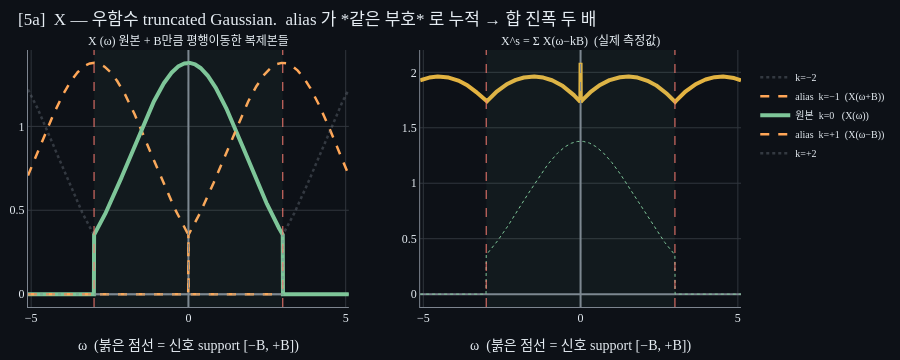
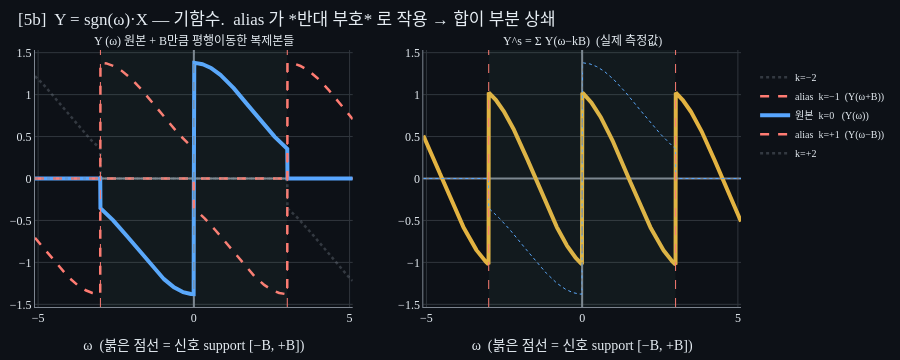
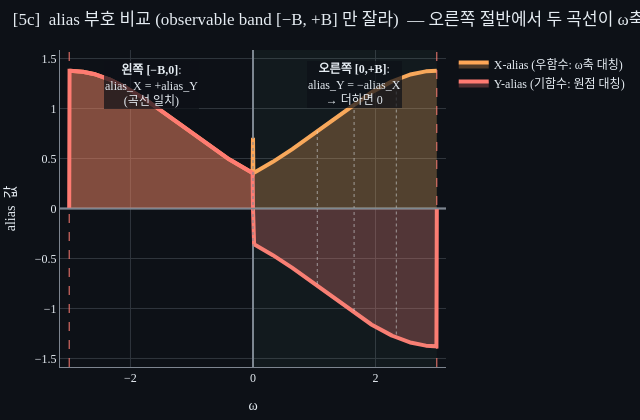

Notebook source saved alongside these figures, in order:
### Markdown cell above
## [5] Aliasing 을 Aliasing 으로 상쇄한다

이 절의 아이디어 하나가 노트북 전체를 끌어간다.

신호 $X(j\omega)$ 는 $[-B, +B]$ 에 truncated된 가우시안. **Nyquist rate 는 $2B$**, 우리가 시각화하는 건 그 **절반인 $\omega_s = B$ 로 샘플링** 한 결과. 샘플링하면 주파수 스펙트럼이 주기 $B$ 로 *무한히* 반복된다:

$$X^s(j\omega) \;=\; \sum_{k=-\infty}^{\infty} X\bigl(j(\omega - kB)\bigr)$$

그러나 $X$ 의 support 가 $[-B, +B]$ 라서, $|k| \ge 2$ 인 복제본은 $[-B, +B]$ 바깥에 떨어진다. 신호의 본래 support 안에서 원본과 겹치는 alias 는 $k = \pm 1$ 두 개뿐:

- $\omega \in [0, +B]$: 원본 $X(\omega)$ + alias $X(\omega - B)$ (음의 절반이 양의 쪽으로 접혀 들어옴)
- $\omega \in [-B, 0]$: 원본 $X(\omega)$ + alias $X(\omega + B)$ (양의 절반이 음의 쪽으로 접혀 들어옴)

> **아이디어**: aliasing은 "지우는" 게 아니라 "**다른 aliasing으로 덮어서 상쇄**" 할 수 있다. 같은 정보를 담은 두 번째 신호 $y(t)$ 를 만들어 *alias 부분만 부호가 반대* 가 되게 하면, 두 결과를 더해 alias 가 완전히 소멸하고 원본만 남는다.

조건은 두 가지:

- $y(t)$ 도 **실수 신호** 여야 함 (아날로그 제약)
- $y(t)$ 의 spectrum $Y(j\omega)$ 가 alias 위치에서 $X$ 와 **부호 반대**

부호 반대를 만들려면 $Y$ 가 **기함수 같은 성질** 을 가져야 한다. 기함수면 $Y(\omega - B) = -Y(B - \omega)$ — alias 부호 반대.

### Code cell
# §5: 세 개의 분리된 figure 로 재구성
#   [5a] X (우함수) — 원본 + B만큼 평행이동한 복제본들 + 합 (alias 같은 부호로 덧셈)
#   [5b] Y (기함수, sgn(ω)·X) — 같은 구조, 단 alias 가 반대 부호로 부분 상쇄
#   [5c] alias 부호 비교 — observable band [-B,+B]만 잘라
#         alias_X (양) 와 alias_Y (음) 가 오른쪽 절반에서 ω축에 대해 거울 대칭임을 직접 시각화

sigma = 0.55
B = 3.0                                              # 대역폭, ω_s = B
omega_wide = np.linspace(-1.7*B, 1.7*B, 1501)         # [5a], [5b] — 양옆 ±2B 복제본까지 보이게
omega_band = np.linspace(-B, B, 1001)                 # [5c] — observable band 만

def X_even(w):
    g = sigma * np.sqrt(2*np.pi) * np.exp(-0.5 * (sigma*w)**2)
    return np.where(np.abs(w) <= B, g, 0.0)

def Y_odd(w):
    return np.sign(w) * X_even(w)

# k = -2, -1, 0, +1, +2 복제본
def replicas(fn, w):
    return [fn(w - k*B) for k in (-2, -1, 0, 1, 2)]

X_reps = replicas(X_even, omega_wide)
Y_reps = replicas(Y_odd,  omega_wide)
X_sum  = sum(X_reps)
Y_sum  = sum(Y_reps)


def _two_panel(reps, total, orig_color, alias_color, sig_label, title):
    """좌: 원본 + 복제본들, 우: 합. (5a/5b 공통 레이아웃)"""
    fig = make_subplots(
        rows=1, cols=2, horizontal_spacing=0.10,
        subplot_titles=(f"{sig_label} (ω) 원본 + B만큼 평행이동한 복제본들",
                        f"{sig_label}^s = Σ {sig_label}(ω−kB)  (실제 측정값)"),
    )

    comp = {
        -2: ("rgba(125,133,144,0.35)", "dot",  "k=−2"),
        -1: (alias_color,              "dash", f"alias  k=−1  ({sig_label}(ω+B))"),
         0: (orig_color,               None,   f"원본  k=0   ({sig_label}(ω))"),
        +1: (alias_color,              "dash", f"alias  k=+1  ({sig_label}(ω−B))"),
        +2: ("rgba(125,133,144,0.35)", "dot",  "k=+2"),
    }
    for k, rep in zip((-2,-1,0,1,2), reps):
        color, dash, label = comp[k]
        width = 4 if k == 0 else 2.5
        fig.add_trace(go.Scatter(x=omega_wide, y=rep, mode="lines",
                                  line=dict(color=color, width=width, dash=dash),
                                  name=label, showlegend=True),
                      row=1, col=1)
    # 합
    fig.add_trace(go.Scatter(x=omega_wide, y=total, mode="lines",
                              line=dict(color=_YELLOW, width=4),
                              name=f"{sig_label}^s  합", showlegend=False),
                  row=1, col=2)
    fig.add_trace(go.Scatter(x=omega_wide, y=reps[2], mode="lines",
                              line=dict(color=orig_color, width=1, dash="dot"),
                              name=f"{sig_label}(ω) 참고", showlegend=False),
                  row=1, col=2)

    for c in (1, 2):
        fig.add_vline(x=+B, line=dict(color=_RED, width=1, dash="dash"), row=1, col=c)
        fig.add_vline(x=-B, line=dict(color=_RED, width=1, dash="dash"), row=1, col=c)
        fig.add_vline(x=0,  line=dict(color=_AXIS, width=1, dash="dash"), row=1, col=c)
        fig.add_vrect(x0=-B, x1=+B, fillcolor="rgba(126,198,153,0.05)",
                      line_width=0, row=1, col=c)
        fig.update_xaxes(_2D_AXIS, title="ω  (붉은 점선 = 신호 support [−B, +B])",
                         row=1, col=c)
        fig.update_yaxes(_2D_AXIS, row=1, col=c)

    fig.update_layout(
        **_DEFAULT_LAYOUT, height=360,
        title=dict(text=title, x=0.02, xanchor="left", font=dict(color=_FG)),
        legend=dict(bgcolor="rgba(0,0,0,0)", font=dict(color=_FG, size=10),
                    x=1.02, y=0.95),
        showlegend=True,
    )
    for ann in fig["layout"]["annotations"]:
        ann["font"] = dict(color=_FG, size=12)
    return fig


# ── [5a] X (우함수 truncated Gaussian) ─────────────────────────────────
fig_a = _two_panel(
    X_reps, X_sum, orig_color=_GREEN, alias_color=_ORANGE, sig_label="X",
    title=f"[5a]  X — 우함수 truncated Gaussian.  "
          "alias 가 *같은 부호* 로 누적 → 합 진폭 두 배",
)
fig_a.show()

# ── [5b] Y (기함수, sgn(ω)·X) ───────────────────────────────────────────
fig_b = _two_panel(
    Y_reps, Y_sum, orig_color=_BLUE, alias_color=_RED, sig_label="Y",
    title=f"[5b]  Y = sgn(ω)·X — 기함수.  "
          "alias 가 *반대 부호* 로 작용 → 합이 부분 상쇄",
)
fig_b.show()

# ── [5c] alias 부호 비교 — observable band [-B, +B] 만 ─────────────────
# alias 전체 = k=±1 합 (이 범위에서 k≥2 복제본은 0). 양옆 ±2B 복제본 자른 모습.
alias_X = X_even(omega_band - B) + X_even(omega_band + B)
alias_Y = Y_odd(omega_band - B)  + Y_odd(omega_band + B)
y_amp = max(np.max(np.abs(alias_X)), np.max(np.abs(alias_Y))) * 1.15

fig_c = fig2d(
    title="[5c]  alias 부호 비교 (observable band [−B, +B] 만 잘라)  "
          "— 오른쪽 절반에서 두 곡선이 ω축에 대해 *거울 대칭*",
    height=420, xtitle="ω", ytitle="alias  값",
)
# alias_X — 양의 가우시안 (위)
fig_c.add_trace(go.Scatter(
    x=omega_band, y=alias_X, mode="lines",
    line=dict(color=_ORANGE, width=4),
    fill="tozeroy", fillcolor="rgba(255,166,87,0.28)",
    name="X-alias (우함수: ω축 대칭)",
))
# alias_Y — 기함수 (왼쪽 양, 오른쪽 음)
fig_c.add_trace(go.Scatter(
    x=omega_band, y=alias_Y, mode="lines",
    line=dict(color=_RED, width=4),
    fill="tozeroy", fillcolor="rgba(255,123,114,0.28)",
    name="Y-alias (기함수: 원점 대칭)",
))
# y=0, ω=0 강조선
fig_c.add_hline(y=0, line=dict(color=_AXIS, width=1.5))
fig_c.add_vline(x=0, line=dict(color=_AXIS, width=1, dash="dot"))
# observable band 경계
fig_c.add_vline(x=+B, line=dict(color=_RED, width=1, dash="dash"))
fig_c.add_vline(x=-B, line=dict(color=_RED, width=1, dash="dash"))
# 오른쪽 절반 = mirror 영역 음영
fig_c.add_vrect(x0=0, x1=+B, fillcolor="rgba(126,198,153,0.05)", line_width=0)

# 오른쪽 절반 거울 대칭을 강조하는 연결 점선들 — 샘플 ω 3개
for w_sample in (0.35*B, 0.55*B, 0.78*B):
    yx = np.interp(w_sample, omega_band, alias_X)
    yy = np.interp(w_sample, omega_band, alias_Y)
    fig_c.add_trace(go.Scatter(
        x=[w_sample, w_sample], y=[yx, yy], mode="lines",
        line=dict(color="rgba(230,237,243,0.45)", width=1.2, dash="dot"),
        showlegend=False, hoverinfo="skip",
    ))

# 영역 주석
fig_c.add_annotation(
    x=+0.55*B, y=+y_amp*0.78, text="<b>오른쪽 [0,+B]</b>:<br>alias_Y = −alias_X<br>→ 더하면 0",
    showarrow=False, font=dict(color=_FG, size=12),
    bgcolor="rgba(13,17,23,0.7)", borderwidth=0,
    xanchor="center",
)
fig_c.add_annotation(
    x=-0.55*B, y=+y_amp*0.78, text="<b>왼쪽 [−B,0]</b>:<br>alias_X = +alias_Y<br>(곡선 일치)",
    showarrow=False, font=dict(color=_FG, size=12),
    bgcolor="rgba(13,17,23,0.7)", borderwidth=0,
    xanchor="center",
)
fig_c.update_yaxes(range=[-y_amp, y_amp])
fig_c.update_xaxes(range=[-1.05*B, +1.05*B])
fig_c.update_layout(width=640, autosize=False)   # [5c] 가로 ~20% 축소
fig_c.show()

### Figure 1 — Plotly figure (JSON) as saved in the notebook; plotly's stock layout.template omitted (floating-point values rounded to 4 significant figures; data arrays with more than 128 entries replaced by an {"elided": "..."} marker saying what was removed)
{"data": [{"line": {"color": "rgba(125,133,144,0.35)", "dash": "dot", "width": 2.5}, "mode": "lines", "name": "k=−2", "showlegend": true, "x": {"elided": "1501 float values"}, "y": {"elided": "1501 float values"}, "type": "scatter", "xaxis": "x", "yaxis": "y"}, {"line": {"color": "#ffa657", "dash": "dash", "width": 2.5}, "mode": "lines", "name": "alias  k=−1  (X(ω+B))", "showlegend": true, "x": {"elided": "1501 float values"}, "y": {"elided": "1501 float values"}, "type": "scatter", "xaxis": "x", "yaxis": "y"}, {"line": {"color": "#7ec699", "width": 4}, "mode": "lines", "name": "원본  k=0   (X(ω))", "showlegend": true, "x": {"elided": "1501 float values"}, "y": {"elided": "1501 float values"}, "type": "scatter", "xaxis": "x", "yaxis": "y"}, {"line": {"color": "#ffa657", "dash": "dash", "width": 2.5}, "mode": "lines", "name": "alias  k=+1  (X(ω−B))", "showlegend": true, "x": {"elided": "1501 float values"}, "y": {"elided": "1501 float values"}, "type": "scatter", "xaxis": "x", "yaxis": "y"}, {"line": {"color": "rgba(125,133,144,0.35)", "dash": "dot", "width": 2.5}, "mode": "lines", "name": "k=+2", "showlegend": true, "x": {"elided": "1501 float values"}, "y": {"elided": "1501 float values"}, "type": "scatter", "xaxis": "x", "yaxis": "y"}, {"line": {"color": "#e3b341", "width": 4}, "mode": "lines", "name": "X^s  합", "showlegend": false, "x": {"elided": "1501 float values"}, "y": {"elided": "1501 float values"}, "type": "scatter", "xaxis": "x2", "yaxis": "y2"}, {"line": {"color": "#7ec699", "dash": "dot", "width": 1}, "mode": "lines", "name": "X(ω) 참고", "showlegend": false, "x": {"elided": "1501 float values"}, "y": {"elided": "1501 float values"}, "type": "scatter", "xaxis": "x2", "yaxis": "y2"}], "layout": {"xaxis": {"anchor": "y", "domain": [0.0, 0.45], "showgrid": true, "gridcolor": "#30363d", "zeroline": true, "zerolinecolor": "#7d8590", "linecolor": "#7d8590", "color": "#e6edf3", "title": {"text": "ω  (붉은 점선 = 신호 support [−B, +B])"}}, "yaxis": {"anchor": "x", "domain": [0.0, 1.0], "showgrid": true, "gridcolor": "#30363d", "zeroline": true, "zerolinecolor": "#7d8590", "linecolor": "#7d8590", "color": "#e6edf3"}, "xaxis2": {"anchor": "y2", "domain": [0.55, 1.0], "showgrid": true, "gridcolor": "#30363d", "zeroline": true, "zerolinecolor": "#7d8590", "linecolor": "#7d8590", "color": "#e6edf3", "title": {"text": "ω  (붉은 점선 = 신호 support [−B, +B])"}}, "yaxis2": {"anchor": "x2", "domain": [0.0, 1.0], "showgrid": true, "gridcolor": "#30363d", "zeroline": true, "zerolinecolor": "#7d8590", "linecolor": "#7d8590", "color": "#e6edf3"}, "annotations": [{"font": {"color": "#e6edf3", "size": 12}, "showarrow": false, "text": "X (ω) 원본 + B만큼 평행이동한 복제본들", "x": 0.225, "xanchor": "center", "xref": "paper", "y": 1.0, "yanchor": "bottom", "yref": "paper"}, {"font": {"color": "#e6edf3", "size": 12}, "showarrow": false, "text": "X^s = Σ X(ω−kB)  (실제 측정값)", "x": 0.775, "xanchor": "center", "xref": "paper", "y": 1.0, "yanchor": "bottom", "yref": "paper"}], "shapes": [{"line": {"color": "#ff7b72", "dash": "dash", "width": 1}, "type": "line", "x0": 3.0, "x1": 3.0, "xref": "x", "y0": 0, "y1": 1, "yref": "y domain"}, {"line": {"color": "#ff7b72", "dash": "dash", "width": 1}, "type": "line", "x0": -3.0, "x1": -3.0, "xref": "x", "y0": 0, "y1": 1, "yref": "y domain"}, {"line": {"color": "#7d8590", "dash": "dash", "width": 1}, "type": "line", "x0": 0, "x1": 0, "xref": "x", "y0": 0, "y1": 1, "yref": "y domain"}, {"fillcolor": "rgba(126,198,153,0.05)", "line": {"width": 0}, "type": "rect", "x0": -3.0, "x1": 3.0, "xref": "x", "y0": 0, "y1": 1, "yref": "y domain"}, {"line": {"color": "#ff7b72", "dash": "dash", "width": 1}, "type": "line", "x0": 3.0, "x1": 3.0, "xref": "x2", "y0": 0, "y1": 1, "yref": "y2 domain"}, {"line": {"color": "#ff7b72", "dash": "dash", "width": 1}, "type": "line", "x0": -3.0, "x1": -3.0, "xref": "x2", "y0": 0, "y1": 1, "yref": "y2 domain"}, {"line": {"color": "#7d8590", "dash": "dash", "width": 1}, "type": "line", "x0": 0, "x1": 0, "xref": "x2", "y0": 0, "y1": 1, "yref": "y2 domain"}, {"fillcolor": "rgba(126,198,153,0.05)", "line": {"width": 0}, "type": "rect", "x0": -3.0, "x1": 3.0, "xref": "x2", "y0": 0, "y1": 1, "yref": "y2 domain"}], "font": {"color": "#e6edf3", "family": "serif", "size": 12}, "margin": {"l": 10, "r": 10, "t": 50, "b": 10}, "title": {"font": {"color": "#e6edf3"}, "text": "[5a]  X — 우함수 truncated Gaussian.  alias 가 *같은 부호* 로 누적 → 합 진폭 두 배", "x": 0.02, "xanchor": "left"}, "legend": {"font": {"color": "#e6edf3", "size": 10}, "bgcolor": "rgba(0,0,0,0)", "x": 1.02, "y": 0.95}, "paper_bgcolor": "#0d1117", "plot_bgcolor": "#0d1117", "height": 360, "showlegend": true}}

### Figure 2 — Plotly figure (JSON) as saved in the notebook; plotly's stock layout.template omitted (floating-point values rounded to 4 significant figures; data arrays with more than 128 entries replaced by an {"elided": "..."} marker saying what was removed)
{"data": [{"line": {"color": "rgba(125,133,144,0.35)", "dash": "dot", "width": 2.5}, "mode": "lines", "name": "k=−2", "showlegend": true, "x": {"elided": "1501 float values"}, "y": {"elided": "1501 float values"}, "type": "scatter", "xaxis": "x", "yaxis": "y"}, {"line": {"color": "#ff7b72", "dash": "dash", "width": 2.5}, "mode": "lines", "name": "alias  k=−1  (Y(ω+B))", "showlegend": true, "x": {"elided": "1501 float values"}, "y": {"elided": "1501 float values"}, "type": "scatter", "xaxis": "x", "yaxis": "y"}, {"line": {"color": "#58a6ff", "width": 4}, "mode": "lines", "name": "원본  k=0   (Y(ω))", "showlegend": true, "x": {"elided": "1501 float values"}, "y": {"elided": "1501 float values"}, "type": "scatter", "xaxis": "x", "yaxis": "y"}, {"line": {"color": "#ff7b72", "dash": "dash", "width": 2.5}, "mode": "lines", "name": "alias  k=+1  (Y(ω−B))", "showlegend": true, "x": {"elided": "1501 float values"}, "y": {"elided": "1501 float values"}, "type": "scatter", "xaxis": "x", "yaxis": "y"}, {"line": {"color": "rgba(125,133,144,0.35)", "dash": "dot", "width": 2.5}, "mode": "lines", "name": "k=+2", "showlegend": true, "x": {"elided": "1501 float values"}, "y": {"elided": "1501 float values"}, "type": "scatter", "xaxis": "x", "yaxis": "y"}, {"line": {"color": "#e3b341", "width": 4}, "mode": "lines", "name": "Y^s  합", "showlegend": false, "x": {"elided": "1501 float values"}, "y": {"elided": "1501 float values"}, "type": "scatter", "xaxis": "x2", "yaxis": "y2"}, {"line": {"color": "#58a6ff", "dash": "dot", "width": 1}, "mode": "lines", "name": "Y(ω) 참고", "showlegend": false, "x": {"elided": "1501 float values"}, "y": {"elided": "1501 float values"}, "type": "scatter", "xaxis": "x2", "yaxis": "y2"}], "layout": {"xaxis": {"anchor": "y", "domain": [0.0, 0.45], "showgrid": true, "gridcolor": "#30363d", "zeroline": true, "zerolinecolor": "#7d8590", "linecolor": "#7d8590", "color": "#e6edf3", "title": {"text": "ω  (붉은 점선 = 신호 support [−B, +B])"}}, "yaxis": {"anchor": "x", "domain": [0.0, 1.0], "showgrid": true, "gridcolor": "#30363d", "zeroline": true, "zerolinecolor": "#7d8590", "linecolor": "#7d8590", "color": "#e6edf3"}, "xaxis2": {"anchor": "y2", "domain": [0.55, 1.0], "showgrid": true, "gridcolor": "#30363d", "zeroline": true, "zerolinecolor": "#7d8590", "linecolor": "#7d8590", "color": "#e6edf3", "title": {"text": "ω  (붉은 점선 = 신호 support [−B, +B])"}}, "yaxis2": {"anchor": "x2", "domain": [0.0, 1.0], "showgrid": true, "gridcolor": "#30363d", "zeroline": true, "zerolinecolor": "#7d8590", "linecolor": "#7d8590", "color": "#e6edf3"}, "annotations": [{"font": {"color": "#e6edf3", "size": 12}, "showarrow": false, "text": "Y (ω) 원본 + B만큼 평행이동한 복제본들", "x": 0.225, "xanchor": "center", "xref": "paper", "y": 1.0, "yanchor": "bottom", "yref": "paper"}, {"font": {"color": "#e6edf3", "size": 12}, "showarrow": false, "text": "Y^s = Σ Y(ω−kB)  (실제 측정값)", "x": 0.775, "xanchor": "center", "xref": "paper", "y": 1.0, "yanchor": "bottom", "yref": "paper"}], "shapes": [{"line": {"color": "#ff7b72", "dash": "dash", "width": 1}, "type": "line", "x0": 3.0, "x1": 3.0, "xref": "x", "y0": 0, "y1": 1, "yref": "y domain"}, {"line": {"color": "#ff7b72", "dash": "dash", "width": 1}, "type": "line", "x0": -3.0, "x1": -3.0, "xref": "x", "y0": 0, "y1": 1, "yref": "y domain"}, {"line": {"color": "#7d8590", "dash": "dash", "width": 1}, "type": "line", "x0": 0, "x1": 0, "xref": "x", "y0": 0, "y1": 1, "yref": "y domain"}, {"fillcolor": "rgba(126,198,153,0.05)", "line": {"width": 0}, "type": "rect", "x0": -3.0, "x1": 3.0, "xref": "x", "y0": 0, "y1": 1, "yref": "y domain"}, {"line": {"color": "#ff7b72", "dash": "dash", "width": 1}, "type": "line", "x0": 3.0, "x1": 3.0, "xref": "x2", "y0": 0, "y1": 1, "yref": "y2 domain"}, {"line": {"color": "#ff7b72", "dash": "dash", "width": 1}, "type": "line", "x0": -3.0, "x1": -3.0, "xref": "x2", "y0": 0, "y1": 1, "yref": "y2 domain"}, {"line": {"color": "#7d8590", "dash": "dash", "width": 1}, "type": "line", "x0": 0, "x1": 0, "xref": "x2", "y0": 0, "y1": 1, "yref": "y2 domain"}, {"fillcolor": "rgba(126,198,153,0.05)", "line": {"width": 0}, "type": "rect", "x0": -3.0, "x1": 3.0, "xref": "x2", "y0": 0, "y1": 1, "yref": "y2 domain"}], "font": {"color": "#e6edf3", "family": "serif", "size": 12}, "margin": {"l": 10, "r": 10, "t": 50, "b": 10}, "title": {"font": {"color": "#e6edf3"}, "text": "[5b]  Y = sgn(ω)·X — 기함수.  alias 가 *반대 부호* 로 작용 → 합이 부분 상쇄", "x": 0.02, "xanchor": "left"}, "legend": {"font": {"color": "#e6edf3", "size": 10}, "bgcolor": "rgba(0,0,0,0)", "x": 1.02, "y": 0.95}, "paper_bgcolor": "#0d1117", "plot_bgcolor": "#0d1117", "height": 360, "showlegend": true}}

### Figure 3 — Plotly figure (JSON) as saved in the notebook; plotly's stock layout.template omitted (floating-point values rounded to 4 significant figures; data arrays with more than 128 entries replaced by an {"elided": "..."} marker saying what was removed)
{"data": [{"fill": "tozeroy", "fillcolor": "rgba(255,166,87,0.28)", "line": {"color": "#ffa657", "width": 4}, "mode": "lines", "name": "X-alias (우함수: ω축 대칭)", "x": {"elided": "1001 float values"}, "y": {"elided": "1001 float values"}, "type": "scatter"}, {"fill": "tozeroy", "fillcolor": "rgba(255,123,114,0.28)", "line": {"color": "#ff7b72", "width": 4}, "mode": "lines", "name": "Y-alias (기함수: 원점 대칭)", "x": {"elided": "1001 float values"}, "y": {"elided": "1001 float values"}, "type": "scatter"}, {"hoverinfo": "skip", "line": {"color": "rgba(230,237,243,0.45)", "dash": "dot", "width": 1.2}, "mode": "lines", "showlegend": false, "x": [1.05, 1.05], "y": [0.7757, -0.7757], "type": "scatter"}, {"hoverinfo": "skip", "line": {"color": "rgba(230,237,243,0.45)", "dash": "dot", "width": 1.2}, "mode": "lines", "showlegend": false, "x": [1.65, 1.65], "y": [1.046, -1.046], "type": "scatter"}, {"hoverinfo": "skip", "line": {"color": "rgba(230,237,243,0.45)", "dash": "dot", "width": 1.2}, "mode": "lines", "showlegend": false, "x": [2.34, 2.34], "y": [1.291, -1.291], "type": "scatter"}], "layout": {"font": {"color": "#e6edf3", "family": "serif", "size": 12}, "margin": {"l": 10, "r": 10, "t": 50, "b": 10}, "title": {"font": {"color": "#e6edf3"}, "text": "[5c]  alias 부호 비교 (observable band [−B, +B] 만 잘라)  — 오른쪽 절반에서 두 곡선이 ω축에 대해 *거울 대칭*", "x": 0.02, "xanchor": "left"}, "xaxis": {"showgrid": true, "gridcolor": "#30363d", "zeroline": true, "zerolinecolor": "#7d8590", "linecolor": "#7d8590", "color": "#e6edf3", "title": {"text": "ω"}, "range": [-3.15, 3.15]}, "yaxis": {"showgrid": true, "gridcolor": "#30363d", "zeroline": true, "zerolinecolor": "#7d8590", "linecolor": "#7d8590", "color": "#e6edf3", "title": {"text": "alias  값"}, "range": [-1.585, 1.585]}, "legend": {"font": {"color": "#e6edf3"}, "bgcolor": "rgba(0,0,0,0)"}, "paper_bgcolor": "#0d1117", "plot_bgcolor": "#0d1117", "height": 420, "showlegend": true, "shapes": [{"line": {"color": "#7d8590", "width": 1.5}, "type": "line", "x0": 0, "x1": 1, "xref": "x domain", "y0": 0, "y1": 0, "yref": "y"}, {"line": {"color": "#7d8590", "dash": "dot", "width": 1}, "type": "line", "x0": 0, "x1": 0, "xref": "x", "y0": 0, "y1": 1, "yref": "y domain"}, {"line": {"color": "#ff7b72", "dash": "dash", "width": 1}, "type": "line", "x0": 3.0, "x1": 3.0, "xref": "x", "y0": 0, "y1": 1, "yref": "y domain"}, {"line": {"color": "#ff7b72", "dash": "dash", "width": 1}, "type": "line", "x0": -3.0, "x1": -3.0, "xref": "x", "y0": 0, "y1": 1, "yref": "y domain"}, {"fillcolor": "rgba(126,198,153,0.05)", "line": {"width": 0}, "type": "rect", "x0": 0, "x1": 3.0, "xref": "x", "y0": 0, "y1": 1, "yref": "y domain"}], "annotations": [{"bgcolor": "rgba(13,17,23,0.7)", "borderwidth": 0, "font": {"color": "#e6edf3", "size": 12}, "showarrow": false, "text": "<b>오른쪽 [0,+B]</b>:<br>alias_Y = −alias_X<br>→ 더하면 0", "x": 1.65, "xanchor": "center", "y": 1.237}, {"bgcolor": "rgba(13,17,23,0.7)", "borderwidth": 0, "font": {"color": "#e6edf3", "size": 12}, "showarrow": false, "text": "<b>왼쪽 [−B,0]</b>:<br>alias_X = +alias_Y<br>(곡선 일치)", "x": -1.65, "xanchor": "center", "y": 1.237}], "width": 640, "autosize": false}}
